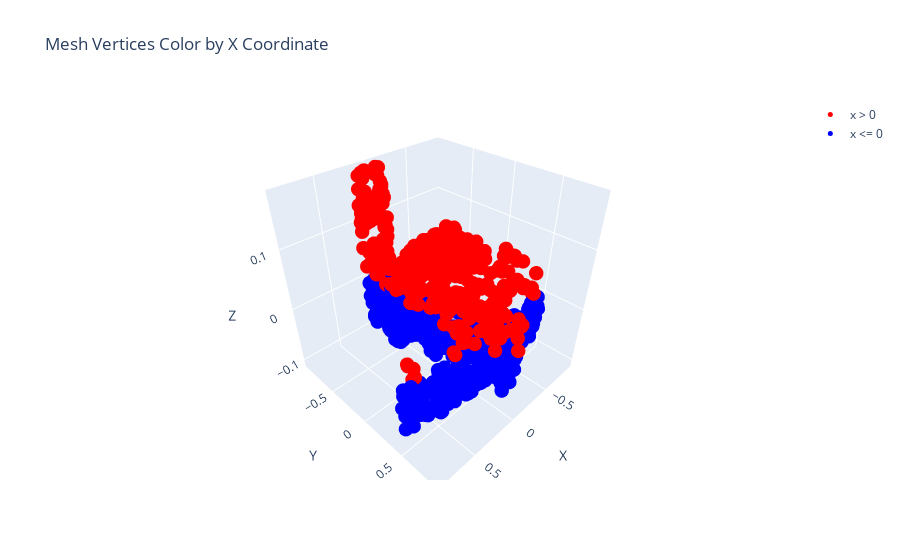

Notebook cell for this chart:
### Code cell
# Generiamo una mesh di esempio (insieme di punti 3D)
# Ogni punto ha coordinate (x, y, z)
mesh = trimesh.load(os.path.join(train_path, mesh_files[194]))

vertici = mesh.vertices
vertici -= np.mean(vertici, axis=0)
vertici /= np.max(np.linalg.norm(vertici, axis=1))
import plotly.graph_objs as go
import numpy as np


# Separiamo i vertici con x positiva e negativa
vertici_x_positiva = vertici[vertici[:, 2] > 0]
vertici_x_negativa = vertici[vertici[:, 2] <= 0]

# Crea il grafico per i vertici con x positiva (rosso)
trace1 = go.Scatter3d(
    x=vertici_x_positiva[:, 0],
    y=vertici_x_positiva[:, 1],
    z=vertici_x_positiva[:, 2],
    mode='markers',
    marker=dict(size=5, color='red'),
    name='x > 0'
)

# Crea il grafico per i vertici con x negativa (blu)
trace2 = go.Scatter3d(
    x=vertici_x_negativa[:, 0],
    y=vertici_x_negativa[:, 1],
    z=vertici_x_negativa[:, 2],
    mode='markers',
    marker=dict(size=5, color='blue'),
    name='x <= 0'
)

# Configurazione del layout
layout = go.Layout(
    scene=dict(
        xaxis_title='X',
        yaxis_title='Y',
        zaxis_title='Z'
    ),
    title='Mesh Vertices Color by X Coordinate'
)

# Combina i due grafici
fig = go.Figure(data=[trace1, trace2], layout=layout)

# Mostra il grafico interattivo
fig.show()

### Figure 1 — Plotly figure (JSON) as saved in the notebook; plotly's stock layout.template omitted (floating-point values rounded to 4 significant figures; data arrays with more than 128 entries replaced by an {"elided": "..."} marker saying what was removed)
{"data": [{"marker": {"color": "red", "size": 5}, "mode": "markers", "name": "x > 0", "type": "scatter3d", "x": {"elided": "308 float values"}, "y": {"elided": "308 float values"}, "z": {"elided": "308 float values"}}, {"marker": {"color": "blue", "size": 5}, "mode": "markers", "name": "x <= 0", "type": "scatter3d", "x": {"elided": "444 float values"}, "y": {"elided": "444 float values"}, "z": {"elided": "444 float values"}}], "layout": {"scene": {"xaxis": {"title": {"text": "X"}}, "yaxis": {"title": {"text": "Y"}}, "zaxis": {"title": {"text": "Z"}}}, "title": {"text": "Mesh Vertices Color by X Coordinate"}}}
